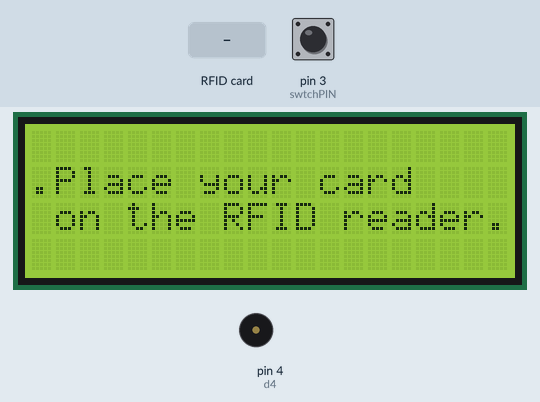
Recording of a sketch running on a simulated Arduino Mega 2560, built with avr-gcc and run on an emulated ATmega2560. Parts: 20×4 character LCD, buzzer (waves = sounding). Wiring (inferred from the names in the program): IR receiver: data pin 2. The inputs (shaded band) are chosen by the test bench; at power-on: pin 3 (swtchPIN) LOW. What the sketch prints to the serial monitor is not drawn.

Above: at 1.3 s.
1.4 s: RFID card 45 76 7B 89 held to the reader
At 2.0 s:
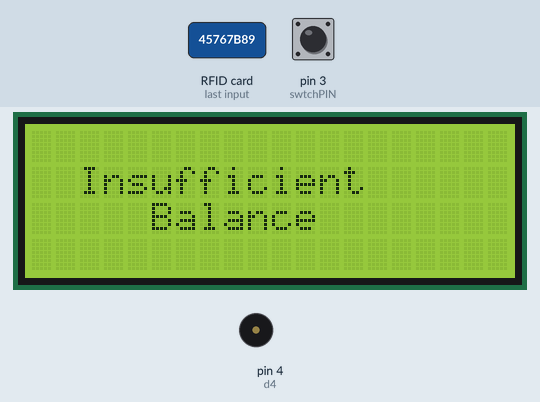
3.0 s: RFID card FA 8A 8B BE held to the reader
At 4.3 s:
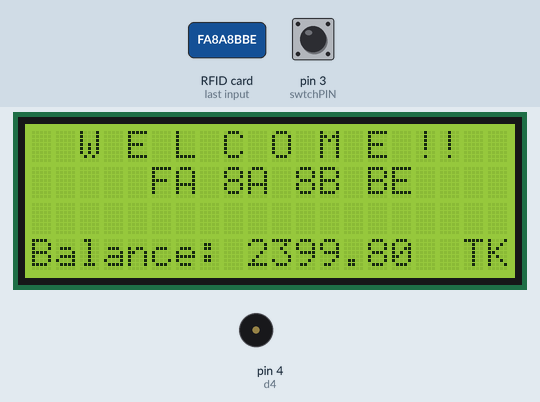
4.6 s: RFID card AC A0 61 83 held to the reader
At 5.6 s:
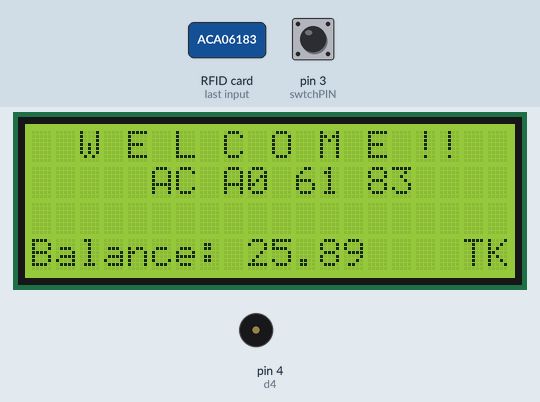
6.2 s: RFID card 5E 7A 19 C4 held to the reader
At 7.1 s:
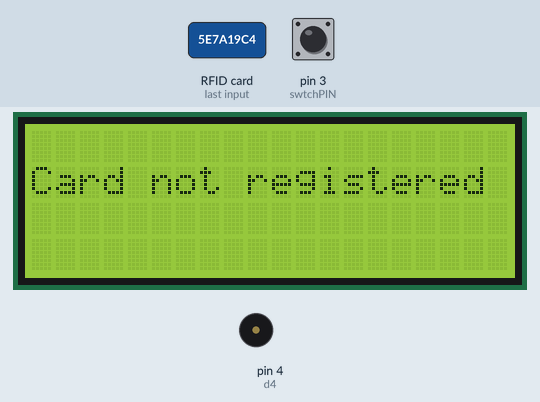
7.8 s: RFID card FA 8A 8B BE held to the reader
At 9.1 s:
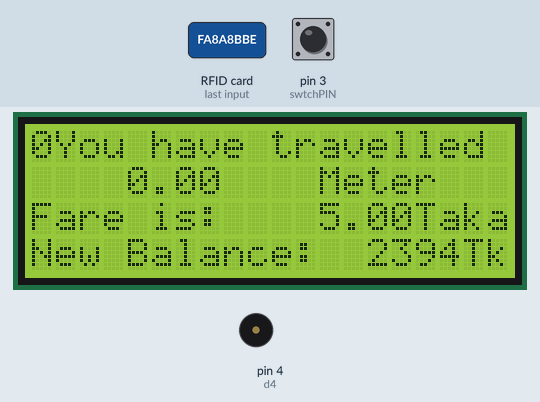
9.4 s: RFID card AC A0 61 83 held to the reader
At 10.4 s:
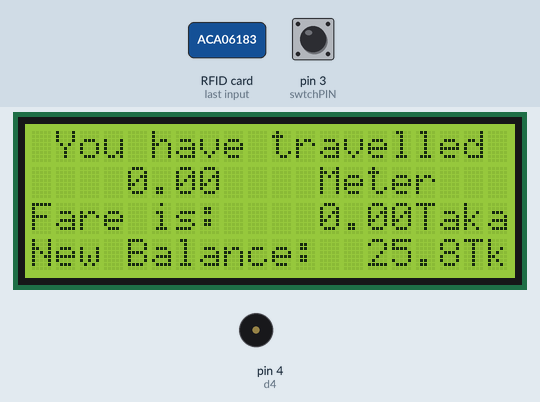
Timing chart, 0 to 12.0 s (numbered marks = the images above; inputs shaded):
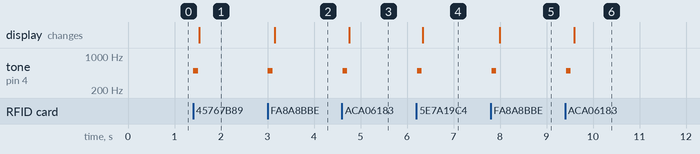

The sketch:

Arduino_Bus_Fare_GPS.ino
```cpp
#include <Wire.h>
#include <LiquidCrystal_I2C.h>
#include <TinyGPS++.h>
#include <TimerOne.h>
#include<SPI.h>
#include<MFRC522.h>

#define SS_PIN 53
#define RST_PIN 49
#define SIZE 3
#define GENERAL 0
#define STUDENT 1
#define POLICE 2
#define FARE_PER_KM 2.75
#define MIN_FARE 10.0

const int IRSensorPin = 2;
const int swtchPIN = 3;

int inputState;
int lastInputState = LOW;
long lastDebounceTime = 0;
long debounceDelay = 5;
long time;

double rad = 10.0;
const int  en = 2, rw = 1, rs = 0, d4 = 4, d5 = 5, d6 = 6, d7 = 7, bl = 3;
const int i2c_addr = 0x3F;
LiquidCrystal_I2C lcd(i2c_addr, en, rw, rs, d4, d5, d6, d7, bl, POSITIVE);

TinyGPSPlus gps;
MFRC522 mfrc522(SS_PIN, RST_PIN);
float radius_of_earth = 63781000;
float lat1, lat2, long1, long2;
double distance = 0.0;
double gpsOffset = 15.0;
bool flag = false;

struct passanger
{
    String uid;
    double balance;
    int pass;
    bool flag;
    double startD;
};
struct passanger passangers[SIZE];

void calc(String id)
{
  for(int i = 0; i < SIZE; i++ )
  {
      if(passangers[i].uid.equalsIgnoreCase(id))
      {
         if((passangers[i].flag) == false)
         {
            if((passangers[i].balance)>=MIN_FARE)
            {
                Serial.println("Entry gate open");
                lcd.clear();
                lcd.setCursor(2,0);
                lcd.print("W E L C O M E !!");
                lcd.setCursor(5,1);
                lcd.print(passangers[i].uid);
                lcd.setCursor(0,3);
                lcd.print("Balance: ");
                lcd.print(passangers[i].balance);
                lcd.setCursor(18,3);
                lcd.print("TK");
                passangers[i].startD = distance;
                passangers[i].flag = true;
                return;
            }
            else
            {
                 lcd.clear();
                 lcd.setCursor(2,1);
                 lcd.print("Insufficient");
                 lcd.setCursor(5,2);
                 lcd.print("Balance");
                 Serial.println("Insufficient Balance!");
                return;
            }
         }
         else{
             Serial.println("Exit gate open");
             if((passangers[i].pass) == GENERAL)
             {
                 double travelledD = distance - passangers[i].startD;
                 double fare = travelledD * FARE_PER_KM;
                 if(fare < MIN_FARE)
                 {
                 fare = MIN_FARE;
                 }
                 passangers[i].balance -= fare;

                 lcd.clear();
                 lcd.setCursor(1,0);
                 lcd.print("You have travelled");
                 lcd.setCursor(4,1);
                 lcd.print(travelledD);
                 lcd.setCursor(12,1);
                 lcd.print("Meter");
                 lcd.setCursor(0,2);
                 lcd.print("Fare is: ");
                 lcd.setCursor(12,2);
                 lcd.print(fare);
                 lcd.setCursor(16,2);
                 lcd.print("Taka");
                  lcd.setCursor(0,3);
                 lcd.print("New Balance:");
                  lcd.setCursor(14,3);
                 lcd.print(passangers[i].balance);
                  lcd.setCursor(18,3);
                 lcd.print("Tk");


                 Serial.print("You have travelled ");
                 Serial.print(travelledD);
                 Serial.print("m. Fare is taka: ");
                 Serial.println(fare);
                 Serial.print("New Balance: ");
                 Serial.print(passangers[i].balance);
                 Serial.println("");
                 passangers[i].flag = false;
                 return;
             }
             else if((passangers[i].pass) == STUDENT)
             {

                 double travelledD = distance - passangers[i].startD;
                 double fare = travelledD * FARE_PER_KM * 0.5;
                 if(fare < MIN_FARE)
                 {
                 fare = MIN_FARE * 0.5;
                 }
                 passangers[i].balance -= fare;


                 lcd.clear();
                 lcd.setCursor(1,0);
                 lcd.print("You have travelled");
                 lcd.setCursor(4,1);
                 lcd.print(travelledD);
                 lcd.setCursor(12,1);
                 lcd.print("Meter");
                 lcd.setCursor(0,2);
                 lcd.print("Fare is: ");
                 lcd.setCursor(12,2);
                 lcd.print(fare);
                 lcd.setCursor(16,2);
                 lcd.print("Taka");
                  lcd.setCursor(0,3);
                 lcd.print("New Balance:");
                  lcd.setCursor(14,3);
                 lcd.print(passangers[i].balance);
                  lcd.setCursor(18,3);
                 lcd.print("Tk");


                 Serial.print("You have travelled ");
                 Serial.print(travelledD);
                 Serial.print("m. Fare is taka: ");
                 Serial.println(fare);
                 Serial.print("New Balance: ");
                 Serial.print(passangers[i].balance);
                 Serial.println("");
                 passangers[i].flag = false;
                 return;
             }
             else if((passangers[i].pass) == POLICE)
             {
                 double travelledD = distance - passangers[i].startD;
                 double fare = 0.0;
                 passangers[i].balance -= fare;

                 lcd.clear();
                 lcd.setCursor(1,0);
                 lcd.print("You have travelled");
                 lcd.setCursor(4,1);
                 lcd.print(travelledD);
                 lcd.setCursor(12,1);
                 lcd.print("Meter");
                 lcd.setCursor(0,2);
                 lcd.print("Fare is: ");
                 lcd.setCursor(12,2);
                 lcd.print(fare);
                 lcd.setCursor(16,2);
                 lcd.print("Taka");
                  lcd.setCursor(0,3);
                 lcd.print("New Balance:");
                  lcd.setCursor(14,3);
                 lcd.print(passangers[i].balance);
                  lcd.setCursor(18,3);
                 lcd.print("Tk");


                 Serial.print("You have travelled ");
                 Serial.print(travelledD);
                 Serial.print("m. Fare is taka: ");
                 Serial.println(fare);
                 Serial.print("New Balance: ");
                 Serial.print(passangers[i].balance);
                 Serial.println("");
                 passangers[i].flag = false;
                 return;
             }
         }
       }
    }
    Serial.println("Card not registered");
    lcd.clear();
     lcd.setCursor(0,1);
     lcd.print("Card not registered");

}


double distance_in_meter(float start_lat, float start_long, float end_lat, float end_long) {

      start_lat/= 180 / PI;
      start_long/= 180 / PI;
      end_lat/= 180 / PI;
      end_long/= 180 / PI;

      // haversine formula
      float a = pow(sin((end_lat-start_lat)/2), 2) + cos(start_lat) * cos(end_lat) * pow(sin((end_long-start_long)/2), 2);
      float answer = radius_of_earth * 2 * atan2(sqrt(a), sqrt(1-a));
      return (answer/gpsOffset);
}

void displayInfo()
{
  //Serial.print(F("Location: "));
  if (gps.location.isValid())
  {
    if(!flag)
    {
      lat1 = gps.location.lat();
      long1 = gps.location.lng();
      flag = true;
    }
    else{
      lat2 = gps.location.lat();
      long2 = gps.location.lng();
      distance += distance_in_meter(lat1, long1, lat2, long2);
      lat1 = lat2;
      long1 = long2;
    }
  }


}

void setup() {
  // put your setup code here, to run once:
  Serial.begin(9600);
  Serial1.begin(9600);
  lcd.begin(20,4);
  SPI.begin();
  mfrc522.PCD_Init();

  lcd.clear();
  lcd.setCursor(1,1);
  lcd.print("Place your card");
  lcd.setCursor(1,2);
  lcd.print("on the RFID reader..");
  Timer1.initialize(1000000);  // Set the timer to 60 rpm, 1,000,000 microseconds (1 second)
  //Timer1.attachInterrupt(timerIsr);  // Attach the service routine here

  Serial.println("RFID reading UID...");
  passangers[0] = {"45 76 7B 89", 2.20, GENERAL, false, 0.0};
  passangers[1] = {"FA 8A 8B BE", 2399.8, STUDENT, false, 0.0};
  passangers[2] = {"AC A0 61 83", 25.89, POLICE, false, 0.0};
}


void loop() {
  // put your main code here, to run repeatedly:

  if(digitalRead(swtchPIN) == HIGH)
  {
    //9Serial.println("GPS distance ");
    //Serial.print(distance);
    if (Serial1.available() > 0){
      if (gps.encode(Serial1.read()))
      {
        displayInfo();
        delay(500);
      }
    }
  }

  else{
    time = millis();
    int currentSwitchState = digitalRead(IRSensorPin);

    if (currentSwitchState != lastInputState) {
      lastDebounceTime = millis();
    }

    if ((millis() - lastDebounceTime) > debounceDelay) {
      if (currentSwitchState != inputState) {
        inputState = currentSwitchState;
        if (inputState == LOW) {
        //  digitalWrite(ledPin, LOW);
          distance += 10;
          Serial.print("d: ");
          Serial.println(distance); // Real RPM from sensor
        }
      }
    }
    lastInputState = currentSwitchState;
  }


  if(mfrc522.PICC_IsNewCardPresent())
  {
    if(mfrc522.PICC_ReadCardSerial())
    {
      tone(4,500);
      delay(100);
      noTone(4);
      String readUid= "";

      Serial.print("UID : ");
      for(byte i = 0; i <mfrc522.uid.size; i++)
      {
        //Serial.print(mfrc522.uid.uidByte[i] < 0x10 ? "0" : "");
        //Serial.print(mfrc522.uid.uidByte[i], HEX);
        readUid.concat(String(mfrc522.uid.uidByte[i] < 0x10 ? " 0" : " "));
        readUid.concat(String(mfrc522.uid.uidByte[i], HEX));

      }
      readUid.toUpperCase();
      Serial.print(readUid);
      Serial.println();
      calc(readUid.substring(1));
      mfrc522.PICC_HaltA();
      delay(1000);
    }
  }
}
```

Measured:
- after the input at 1.4 s, tone on pin 4 (d4): silent → 500 Hz at once, → silent 0.10 s later; the display: changes after 0.13 s (image 1)
- after the input at 3.0 s, tone on pin 4 (d4): silent → 500 Hz at once, → silent 0.10 s later; the display: changes after 0.16 s (image 2)
- after the input at 4.6 s, tone on pin 4 (d4): silent → 500 Hz at once, → silent 0.10 s later; the display: changes after 0.16 s (image 3)
- after the input at 6.2 s, tone on pin 4 (d4): silent → 500 Hz at once, → silent 0.10 s later; the display: changes after 0.14 s (image 4)
- after the input at 7.8 s, tone on pin 4 (d4): silent → 500 Hz at once, → silent 0.10 s later; the display: changes after 0.19 s (image 5)
- after the input at 9.4 s, tone on pin 4 (d4): silent → 500 Hz at once, → silent 0.10 s later; the display: changes after 0.19 s (image 6)
